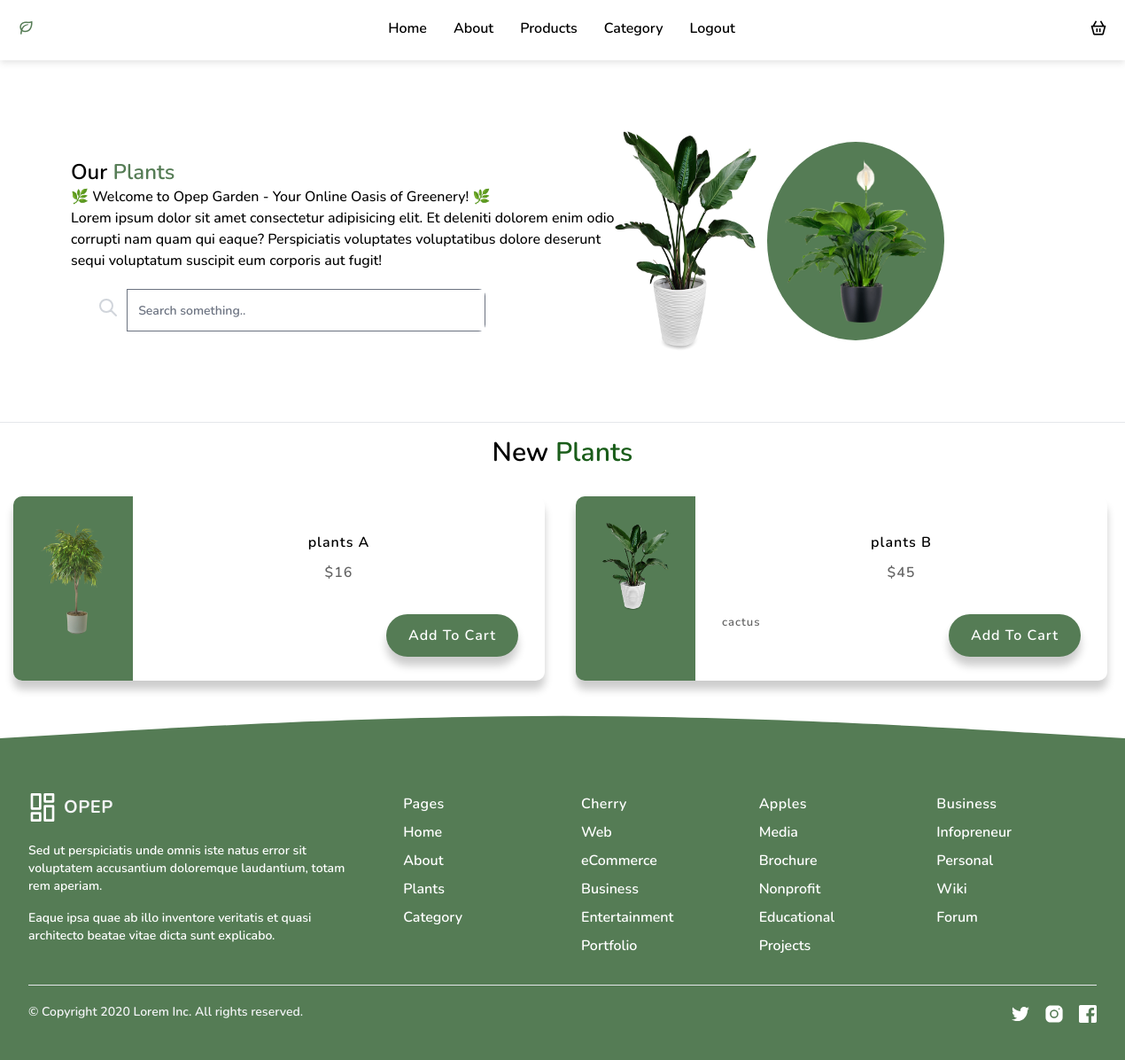
The app's page /client/plants.php (signed in) with its own data.
### tables this page shows
CREATE TABLE `plants` (
  `idplants` int(11) NOT NULL,
  `img` varchar(255) DEFAULT NULL,
  `nomplants` varchar(202) DEFAULT NULL,
  `price` int(11) DEFAULT NULL,
  `categoryid` int(11) DEFAULT NULL
);

CREATE TABLE `category` (
  `idcategory` int(11) NOT NULL,
  `nom` varchar(255) DEFAULT NULL
);

### client/plants.php (the view, shortened to what this page needs)
<?php
include '../config/connect.php';
$requet = "SELECT plants.*, category.nom as nom
                 FROM plants
                 LEFT JOIN category ON plants.categoryid = category.idcategory";
$stmt = $conn->query($requet);
?>
<!DOCTYPE html>
<html lang="en">
<head>
    <link href='https://unpkg.com/boxicons@2.1.4/css/boxicons.min.css' rel='stylesheet'>
    <link rel="stylesheet" href="../css/home.css?v=<?php echo time(); ?>">
    <link rel="stylesheet" href="../css/card.css?v=<?php echo time(); ?>">
    <script src="https://cdn.tailwindcss.com?plugins=forms,typography,aspect-ratio,line-clamp"></script>
</head>
<body class="overflow-x-hidden">
    <header class="header">
        <?php include './nav.php' ?>
        <div class="header-section container">
            <div class="left">
                <h1 class="text-2xl">Our <span class="text-[#557C55]">Plants</span></h1>
                <p class="font-bold w-full">🌿 Welcome to Opep Garden - Your Online Oasis of Greenery! 🌿</p>
                <p class="w-[40rem]">Lorem ipsum dolor sit amet consectetur adipisicing elit. Et deleniti dolorem enim
                    odio
                    corrupti nam
                    quam qui eaque? Perspiciatis voluptates voluptatibus dolore deserunt sequi voluptatum suscipit eum
                    corporis aut fugit!</p>
                <div class='max-w-md m-5'>
                    <div class="relative flex items-center w-full h-12 rounded-lg overflow-hidden">
                        <div class="grid place-items-center h-full w-12 text-gray-300">
                            <form action="" method="get">
                                <button type="submit">
                                    <svg xmlns="http://www.w3.org/2000/svg" class="h-6 w-6" fill="none"
                                        viewBox="0 0 24 24" stroke="currentColor">
                                        <path stroke-linecap="round" stroke-linejoin="round" stroke-width="2"
                                            d="M21 21l-6-6m2-5a7 7 0 11-14 0 7 7 0 0114 0z" />
                                    </svg>
                                </button>
                        </div>
                        <input class="peer h-full w-full outline-none text-sm text-gray-700 pr-2" type="text"
                            id="search" name="search"
                            value="<?php if (isset($_GET['search'])) {
                                                                                                                                                    echo $_GET['search'];
                                                                                                                                                } ?>"
                            placeholder="Search something.." />
                    </div>
                </div>
            </div>
            <div class="right">
                <img src="../img/plants_1.png" alt="">
                <div class="anim">
                    <img class="image_anim" src="../img/plants_2.png" alt="">
                </div>
            </div>
        </div>
    </header>
    <hr>
    <div class="">
        <h1 class="text-3xl text-center m-4">New <span class="green">Plants</span></h1>
        <div class="products">
            <div class="plant">
                <?php
                while ($row = mysqli_fetch_assoc($stmt)) :
                ?>
                <div class="courses-container">
                    <div class="course">
                        <div class="course-preview">
                            <img src="../img/<?= $row['img'] ?>" alt="" width="100px">
                        </div>
                        <div class="course-info">
                            <h2><?= $row['nomplants'] ?></h2>
                            <h6>$<?= $row['price'] ?></h6>
                            <div class="btn_cat">
                                <span class="progress-text">
                                    <?= $row['nom'] ?>
                                </span>
                                <form action="" method="post">
                                    <button name="addtocart" class="btn">Add To
                                        Cart</button>
                                </form>
                            </div>
                        </div>
                    </div>
                </div>
                <?php endwhile ?>
            </div>
        </div>
    </div>
    <?php include './footer.php' ?>
</body>
</html>

### css/home.css (style rules this page uses)
* { margin: 0; padding: 0; box-sizing: border-box; font-family: 'Nunito', sans-serif; font-weight: 600; }
.header-section { display: grid; grid-template-columns: 60% 40%; margin: 5rem; }
.left { position: relative; bottom: -30px; width: 100%; }
.left p { font-weight: 500; }
.right { display: flex; }
.right img { width: 10rem; }
.anim { background-color: #557C55; rotate: 50%; border-radius: 50%; padding: 20px; margin: 12PX; }
.image_anim { animation: mymove 9s infinite; position: relative; }
.products { text-align: center; }
.green { color: #1A5D1A; }

### css/card.css (style rules this page uses)
.plant { display: grid; grid-template-columns: repeat(2, 1fr); }
.course { background-color: #fff; border-radius: 10px; box-shadow: 0 10px 10px rgba(0, 0, 0, 0.2); display: flex; max-width: 100%; margin: 15px; overflow: hidden; width: 600px; height: 13rem; }
.course h6 { opacity: 0.6; margin: 0; letter-spacing: 1px; text-transform: uppercase; }
.course h2 { letter-spacing: 1px; margin: 10px 0; }
.course-preview { background-color: #557C55; color: #fff; padding: 30px; max-width: 250px; }
.btn_cat { display: flex; justify-content: space-between; position: relative; top: 35px; }
.course-info { padding: 30px; position: relative; width: 100%; }
.progress-text { font-size: 13px; opacity: 0.6; letter-spacing: 1px; }
.btn { background-color: #557C55; border: 0; border-radius: 50px; box-shadow: 0 10px 10px rgba(0, 0, 0, 0.2); color: #fff; font-size: 16px; padding: 12px 25px; letter-spacing: 1px; }

### records on screen
plants: img (picture), nomplants "plants A", price "16"
plants: img (picture), nomplants "plants B", price "45", categoryid.nom "cactus"
